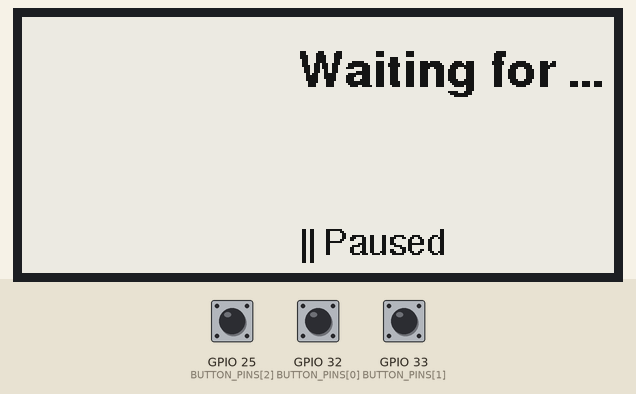
This sketch was run on a simulated ESP32. Shown: 296×128 one-colour display. The test bench sets the inputs (shaded band); at power-on: GPIO 25 (BUTTON_PINS[2]) HIGH, GPIO 32 (BUTTON_PINS[0]) HIGH, GPIO 33 (BUTTON_PINS[1]) HIGH. What the sketch prints to the serial monitor is not drawn.

Above: at 3.4 s.

The sketch:

spotify_eink.ino
```cpp
// Inky: Spotify e-ink display
// Shows the song my Mac is playing (sent over USB by computer/now_playing.py)
// and sends button presses back to control playback.
// Board: ESP32 DevKit. Libraries: GxEPD2, Adafruit GFX.
#include <GxEPD2_BW.h>
#include <Fonts/FreeSans9pt7b.h>
#include <Fonts/FreeSansBold12pt7b.h>

// WeAct Studio 2.9" black/white (296x128, SSD1680).
// For the Waveshare 2.9" V2 instead, swap GxEPD2_290_BS for GxEPD2_290_T94_V2.
GxEPD2_BW<GxEPD2_290_BS, GxEPD2_290_BS::HEIGHT> display(
    GxEPD2_290_BS(/*CS=*/5, /*DC=*/17, /*RST=*/16, /*BUSY=*/4));

const int ART_SIZE = 128;
const int ART_BYTES = ART_SIZE * ART_SIZE / 8;
const int TEXT_X = ART_SIZE + 10;

const int NUM_BUTTONS = 3;
const int BUTTON_PINS[NUM_BUTTONS] = {32, 33, 25};
const char *BUTTON_COMMANDS[NUM_BUTTONS] = {"PREV", "PLAYPAUSE", "NEXT"};
const unsigned long DEBOUNCE_MS = 50;

uint8_t art[ART_BYTES];
bool hasArt = false;
String title = "Waiting for Mac...";
String artist = "";
bool playing = false;

// Longest line is the album art: 'I' + 2 hex chars per byte
char line[2 * ART_BYTES + 8];
size_t lineLen = 0;

bool lastPressed[NUM_BUTTONS];
unsigned long lastChange[NUM_BUTTONS];

// Prints text at TEXT_X, cutting it short with "..." if it would run off the screen
void printFitted(String text, int y) {
  int16_t x1, y1;
  uint16_t w, h;
  int maxWidth = display.width() - TEXT_X - 4;
  display.getTextBounds(text, 0, y, &x1, &y1, &w, &h);
  bool cut = false;
  while (w > maxWidth && text.length() > 0) {
    text.remove(text.length() - 1);
    cut = true;
    display.getTextBounds(text + "...", 0, y, &x1, &y1, &w, &h);
  }
  display.setCursor(TEXT_X, y);
  display.print(cut ? text + "..." : text);
}

void drawScreen() {
  display.setFullWindow();
  display.firstPage();
  do {
    display.fillScreen(GxEPD_WHITE);
    if (hasArt) {
      display.drawBitmap(0, 0, art, ART_SIZE, ART_SIZE, GxEPD_BLACK);
    }
    display.setTextColor(GxEPD_BLACK);
    display.setFont(&FreeSansBold12pt7b);
    printFitted(title, 34);
    display.setFont(&FreeSans9pt7b);
    printFitted(artist, 62);
    printFitted(playing ? "> Playing" : "|| Paused", 118);
  } while (display.nextPage());
}

uint8_t hexValue(char c) {
  if (c >= '0' && c <= '9') return c - '0';
  if (c >= 'a' && c <= 'f') return c - 'a' + 10;
  if (c >= 'A' && c <= 'F') return c - 'A' + 10;
  return 0;
}

// Messages from the Mac, one per line:
//   T<title>  A<artist>  S<playing|paused>  I<album art as hex, or empty>  D (draw)
void handleLine() {
  line[lineLen] = '\0';
  const char *data = line + 1;
  switch (line[0]) {
    case 'T': title = data; break;
    case 'A': artist = data; break;
    case 'S': playing = strcmp(data, "playing") == 0; break;
    case 'I':
      hasArt = (lineLen - 1 == 2 * ART_BYTES);
      if (hasArt) {
        for (int i = 0; i < ART_BYTES; i++) {
          art[i] = (hexValue(data[2 * i]) << 4) | hexValue(data[2 * i + 1]);
        }
      }
      break;
    case 'D': drawScreen(); break;
  }
}

void readSerial() {
  while (Serial.available()) {
    char c = Serial.read();
    if (c == '\n') {
      if (lineLen > 0) handleLine();
      lineLen = 0;
    } else if (c != '\r' && lineLen < sizeof(line) - 1) {
      line[lineLen++] = c;
    }
  }
}

void readButtons() {
  for (int i = 0; i < NUM_BUTTONS; i++) {
    bool pressed = digitalRead(BUTTON_PINS[i]) == LOW;
    if (pressed != lastPressed[i] && millis() - lastChange[i] > DEBOUNCE_MS) {
      lastPressed[i] = pressed;
      lastChange[i] = millis();
      if (pressed) Serial.println(BUTTON_COMMANDS[i]);
    }
  }
}

void setup() {
  Serial.setRxBufferSize(8192);  // album art arrives in one big burst
  Serial.begin(115200);
  for (int i = 0; i < NUM_BUTTONS; i++) {
    pinMode(BUTTON_PINS[i], INPUT_PULLUP);  // buttons connect the pin to GND
  }
  display.init(0, true, 2, false);  // 0 = no debug text on Serial, it would confuse the Mac script
  display.setRotation(1);           // landscape, 296x128
  drawScreen();
  Serial.println("HELLO");  // tells the Mac script to resend the current song
}

void loop() {
  readSerial();
  readButtons();
}
```
